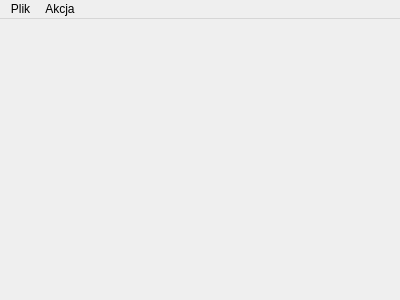
<?xml version="1.0" encoding="UTF-8"?>
<ui version="4.0">
 <class>MainWindow</class>
 <widget class="QMainWindow" name="MainWindow">
  <property name="geometry">
   <rect>
    <x>0</x>
    <y>0</y>
    <width>400</width>
    <height>300</height>
   </rect>
  </property>
  <property name="windowTitle">
   <string>MainWindow</string>
  </property>
  <widget class="QWidget" name="centralWidget"/>
  <widget class="QMenuBar" name="menuBar">
   <property name="geometry">
    <rect>
     <x>0</x>
     <y>0</y>
     <width>400</width>
     <height>20</height>
    </rect>
   </property>
   <widget class="QMenu" name="menuPlik">
    <property name="title">
     <string>Plik</string>
    </property>
    <addaction name="actionWybierz_katalog"/>
    <addaction name="separator"/>
   </widget>
   <widget class="QMenu" name="menuAkcja">
    <property name="title">
     <string>Akcja</string>
    </property>
   </widget>
   <addaction name="menuPlik"/>
   <addaction name="menuAkcja"/>
  </widget>
  <action name="actionWybierz_katalog">
   <property name="text">
    <string>Wybierz katalog</string>
   </property>
  </action>
 </widget>
 <layoutdefault spacing="6" margin="11"/>
 <resources/>
 <connections/>
</ui>
